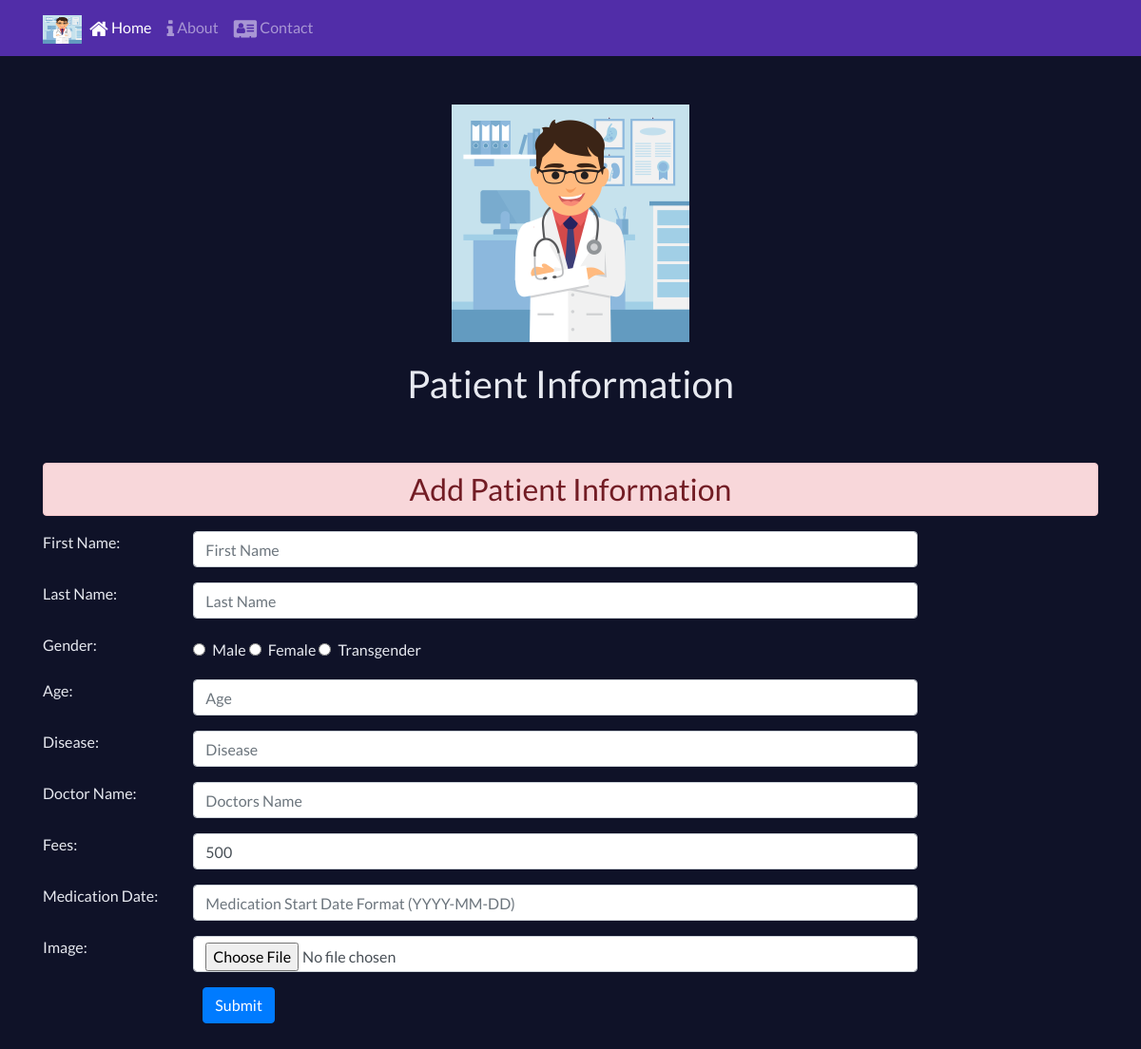
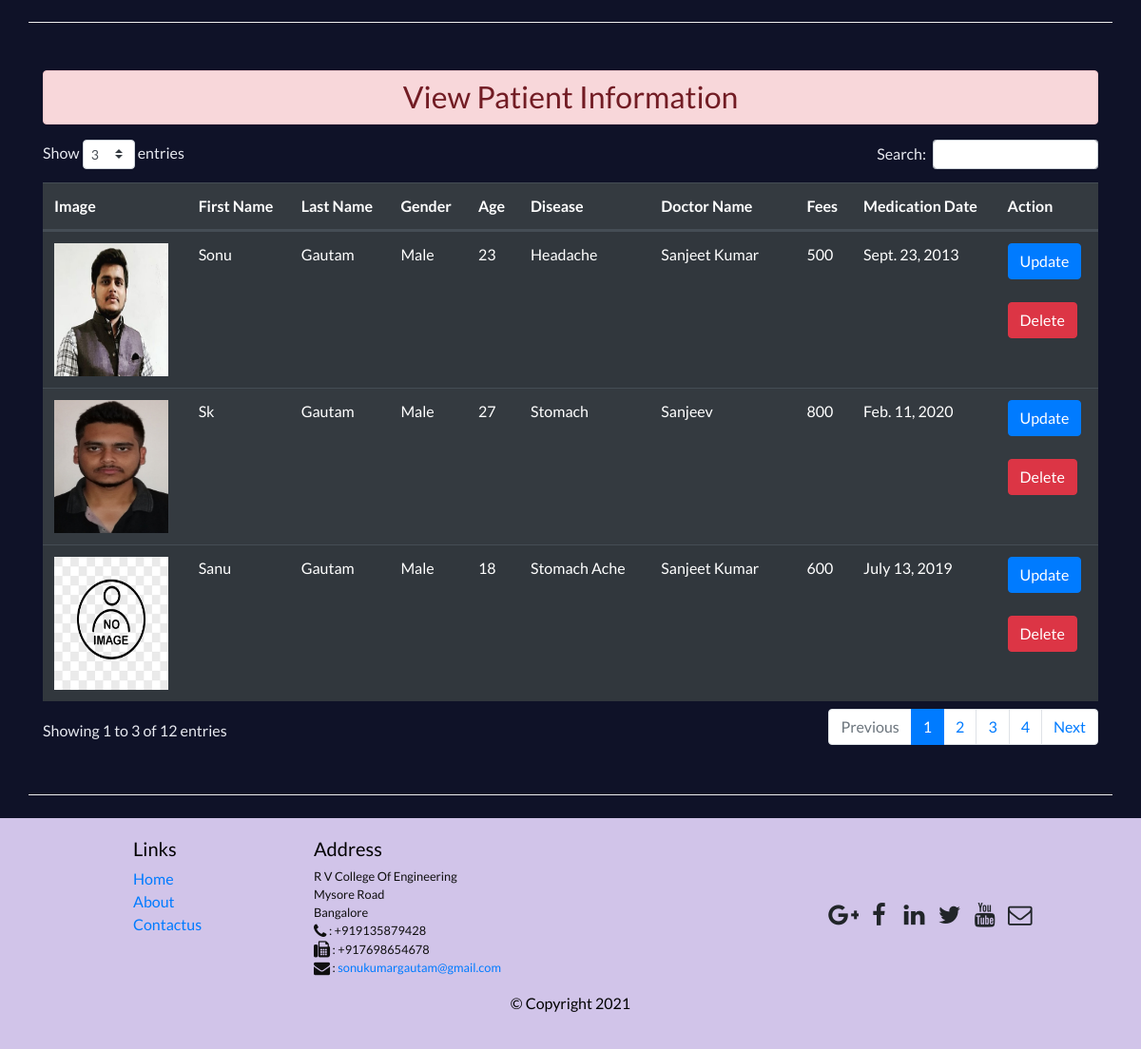
The page / on the database its author committed (2 pictures, top to bottom).
### patientapp/models.py (models this page shows)
class Patient(models.Model):
    first_name=models.CharField(max_length=50)
    last_name=models.CharField(max_length=50)
    gender=models.CharField(max_length=60)
    age=models.IntegerField()
    disease=models.CharField(max_length=100)
    doctor_name=models.CharField(max_length=50)
    fees=models.IntegerField(default=500)
    medicationdate=models.DateField()
    profile_img=models.ImageField(upload_to="profileimg",default="profile_image.jpg",blank=True)

### patientapp/views.py (the view)
# urls.py: path('',views.home,name='home'),
def home(request):
    if request.method=="POST":
        pr=PatientRegister(request.POST,request.FILES)
        if pr.is_valid():
            pr.save()
            messages.success(request,"Information Saved Successfully!")
            return HttpResponseRedirect('/')
    else:
        pr=PatientRegister()
    pat=Patient.objects.all()
    return render(request,'index.html',{'form':pr,'pat':pat})

### patientapp/templates/index.html (shortened to what this page needs)
{% extends "base.html" %}
{% block content %}
<!DOCTYPE html>
<html>
    {% load static %}
    <head>
    <link rel="stylesheet" href="https://stackpath.bootstrapcdn.com/bootstrap/4.3.1/css/bootstrap.min.css">
    <link rel="stylesheet" href="https://cdn.datatables.net/1.10.19/css/dataTables.bootstrap4.min.css">
    <link rel="stylesheet" href="{% static 'css/index.css' %}">
    </head>
    <body class="body">
        <div class="header-container">
            <img src="{% static 'images/doctorvector.jpg' %}"
                        class="head-image"
                        alt="HeaderImage"
                    />
            <h1 style="margin-top:20px;">Patient Information</h1>
        </div>
        <div class="col-12 col-md-5 offset-md-3 offset-ml-1">
        </div>
        <div class="container">
            <div class="row row-content">
                <div class="col-12 col-md-12">
                    <h2 class="alert alert-danger text-center p-2">Add Patient Information</h2>
                </div>
                <div class="col-12 col-md-10">
                    <form action="/" method="post" enctype="multipart/form-data">
                        {% for fm in form %}
                          <div class="form-group row">
                              <div class="col-md-2">
                                {{fm.label_tag}}
                              </div>
                              <div class="col-md-10">
                                    {{fm}} <small class="text-danger">{{fm.errors|striptags}}</small>
                              </div>
                            </div>
                        {% endfor %}
                        <div class="form-group-row">
                            <div class="offset-md-2 col-md-10">
                                <button type="submit" class="btn btn-primary">Submit</button>
                            </div>
                        </div>
                    </form>
                </div>
            </div>
            <div class="row row-content">
                <div class="col-12 col-md-12">
                    <h2 class="alert alert-danger text-center p-2">View Patient Information</h2>
                </div>
                <div class="col-12 col-md-12">
                    {% if pat %}
                    <div class="table-responsive">
                    <table class="table table-dark table-hover table-striped mydatatable">
                        <thead>
                          <tr>
                            <th scope="col">Image</th>
                            <th scope="col">First Name</th>
                            <th scope="col">Last Name</th>
                            <th scope="col">Gender</th>
                            <th scope="col">Age</th>
                            <th scope="col">Disease</th>
                            <th scope="col">Doctor Name</th>
                            <th scope="col">Fees</th>
                            <th scope="col">Medication Date</th>
                            <th scope="col">Action</th>
                          </tr>
                        </thead>
                        <tbody>
                            {% for p in pat %}
                          <tr>
                            <th scope="row"><img src="{{p.profile_img.url}}" alt="patient img" width="120" height="140"></th>
                            <td>{{p.first_name}}</td>
                            <td>{{p.last_name}}</td>
                            <td>{{p.gender}}</td>
                            <td>{{p.age}}</td>
                            <td>{{p.disease}}</td>
                            <td>{{p.doctor_name}}</td>
                            <td>{{p.fees}}</td>
                            <td>{{p.medicationdate}}</td>
                            <td>
                                <a href="{% url 'updatedata' p.id %}" class="btn btn-primary">Update</a><br><br>
                                <form action="{% url 'deletedata' p.id %}" method="POST" enctype="multipart/form-data" >
                                    <input type="submit" class="btn btn-danger" value="Delete">
                                </form>
                            </td>
                          </tr>
                          {% endfor %}
                        </tbody>
                      </table>
                      </div>
                    {% else %}
                    <div class="col-12 col-md-5 offset-md-4">
                        <h3 class="alert alert-dark text-center p-3">No Record Found</h3>
                    </div>
                    {% endif %}
                </div>
            </div>
        </div>
    </body>
</html>
{% endblock content %}

### patientapp/static/css/styles.css (style rules this page uses)
.row-content { margin: 0px auto; padding: 50px 0px; border-bottom: 1px ridge; min-height: 400px; }
body { padding: 50px 0px 0px 0px; z-index: 0; }

### patientapp/static/css/index.css (style rules this page uses)
.body { background: #0f1228; overflow-x: hidden; color: #e7e9f0; font-family: 'Lato', sans-serif; }
.header-container { display: flex; flex-direction: column; align-items: center; justify-content: center; margin-top: 60px; }
.head-image { width: 250px; }
#id_gender >li { display: inline-block; padding-right: 20px; }

### rows shown on the page
Patient: profile_img (picture), first_name "Sonu", last_name "Gautam", gender "Male", age "23", disease "Headache", doctor_name "Sanjeet Kumar", fees "500", medicationdate "Sept. 23, 2013"
Patient: profile_img (picture), first_name "Sk", last_name "Gautam", gender "Male", age "27", disease "Stomach", doctor_name "Sanjeev", fees "800", medicationdate "Feb. 11, 2020"
Patient: profile_img (picture), first_name "Sanu", last_name "Gautam", gender "Male", age "18", disease "Stomach Ache", doctor_name "Sanjeet Kumar", fees "600", medicationdate "July 13, 2019"

### other values the page prints
{{ fm.label_tag }} "First Name:" "Last Name:" "Gender:" "Age:" "Disease:" "Doctor Name:" "Fees:" "Medication Date:" "Image:"
